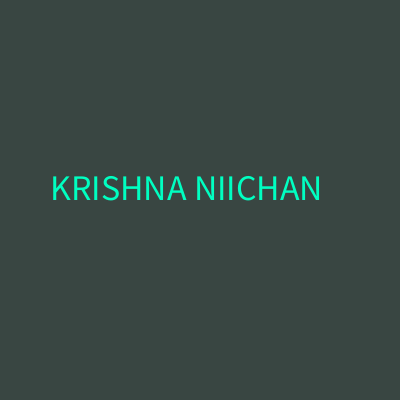
Frame 1 (no input)
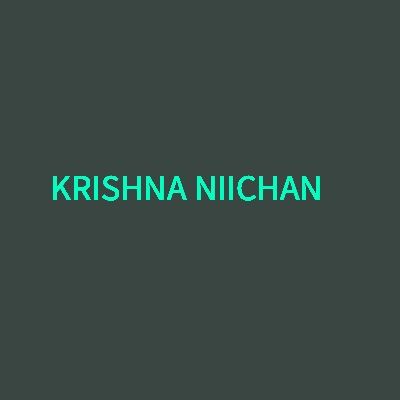
Frame 60 (the mouse pressed at the canvas centre just before this capture)
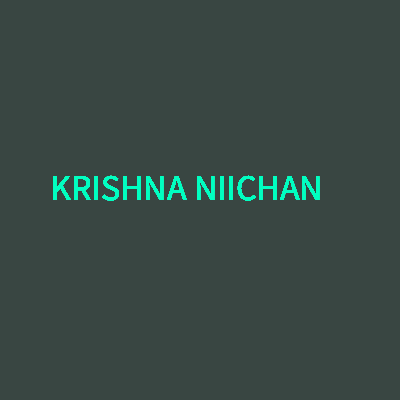
Frame 120 (the mouse held since frame 60 and released just before this capture)

The Processing sketch that drew these frames (run headless with seeded random() and noise(); from frame 60 on, the mouse is pressed at the canvas centre):

// Processing sketch: Krishna
// ── Krishna.pde
int myHips = 8;
float areMoving = 4.5;
char onTheirOwn = 'm';
String Oniichan = "Krishna";

void setup() {
  size(400, 400);
  background(#394642);
}

void draw() {
  noStroke();
  fill(#00FFC1);
  textSize(36);
  text("KRISHNA NIICHAN",width/8,height/2);
  print("krishna oniichan. ");
}
